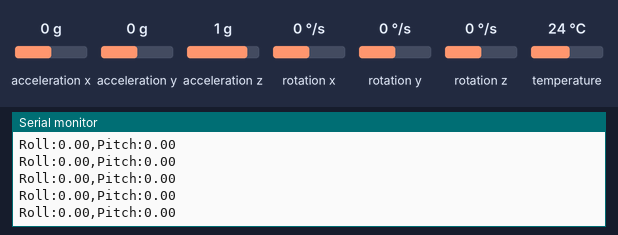
The sketch below on a simulated Arduino Uno, built with avr-gcc and run on an emulated ATmega328P. On the bench: the last lines printed to the serial monitor. Inputs (shaded band) come from the test bench; at power-on: acceleration x 0 g, acceleration y 0 g, acceleration z 1 g, rotation x 0 °/s, rotation y 0 °/s, rotation z 0 °/s, temperature 24 °C.

Above: at 1.3 s.
1.4 s: acceleration x set to -1.4 g
At 1.45 s:
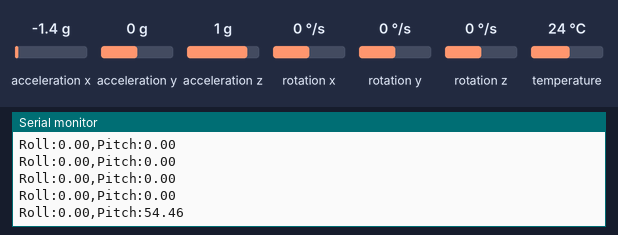
2.9 s: acceleration y set to -1.4 g
At 2.9 s:
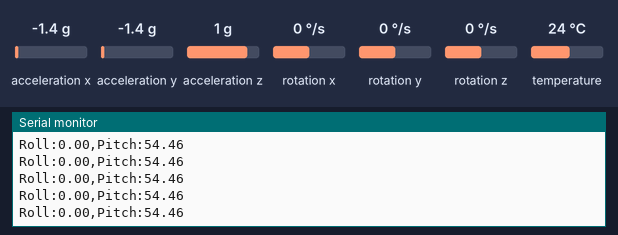
4.4 s: acceleration z set to -1.4 g
At 4.4 s:
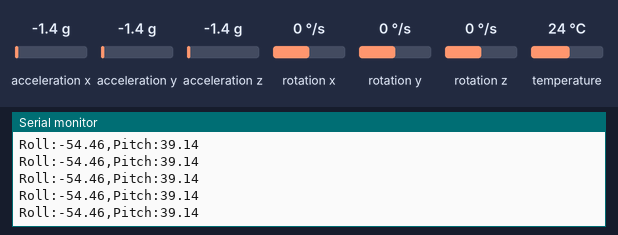
Timing chart, 0 to 7.4 s (numbered marks = the images above; inputs shaded):
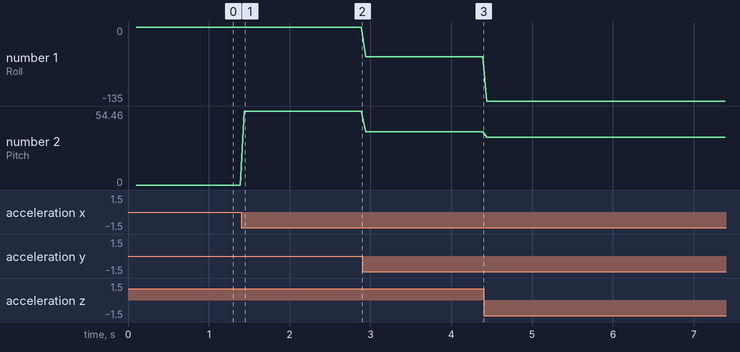

Measured:
- after the input at 1.4 s, the serial monitor: prints a new line at once (image 1)
- plotted number 1: 0 → -54.46 after the input at 2.9 s, -54.46 → -135 after the input at 4.4 s
- plotted number 2: 0 → 54.46 after the input at 1.4 s, 54.46 → 39.14 after the input at 2.9 s, 39.14 → 35.26 after the input at 4.4 s

The sketch:

MPU6050_roll_pitch.ino
```cpp
#include <Adafruit_MPU6050.h>
#include <Adafruit_Sensor.h>
#include <Wire.h>

Adafruit_MPU6050 mpu;

// Variables para almacenar ángulos
float roll = 0.0;
float pitch = 0.0;

void setup() {
  Serial.begin(115200);
  while (!Serial) delay(10);

  // Inicializar MPU6050
  if (!mpu.begin()) {
    Serial.println("Error: No se encontró el MPU6050!");
    while (1) {
      delay(10);
    }
  }

  // Configurar rangos del sensor
  mpu.setAccelerometerRange(MPU6050_RANGE_8_G);
  mpu.setGyroRange(MPU6050_RANGE_500_DEG);
  mpu.setFilterBandwidth(MPU6050_BAND_21_HZ);

  delay(100);
}

void loop() {
  // Obtener lecturas del sensor
  sensors_event_t a, g, temp;
  mpu.getEvent(&a, &g, &temp);

  // Calcular Roll y Pitch desde acelerómetro
  calculateRollPitch(a.acceleration.x, a.acceleration.y, a.acceleration.z);

  // Formato para Serial Plotter (con etiquetas)
  Serial.print("Roll:");
  Serial.print(roll, 2);
  Serial.print(",");
  Serial.print("Pitch:");
  Serial.println(pitch, 2);

  delay(50); // 20 Hz - Frecuencia de actualización
}

void calculateRollPitch(float ax, float ay, float az) {
  // Roll (φ): Rotación alrededor del eje X
  roll = atan2(ay, az) * 180.0 / PI;

  // Pitch (θ): Rotación alrededor del eje Y
  pitch = atan2(-ax, sqrt(ay * ay + az * az)) * 180.0 / PI;
}
```
